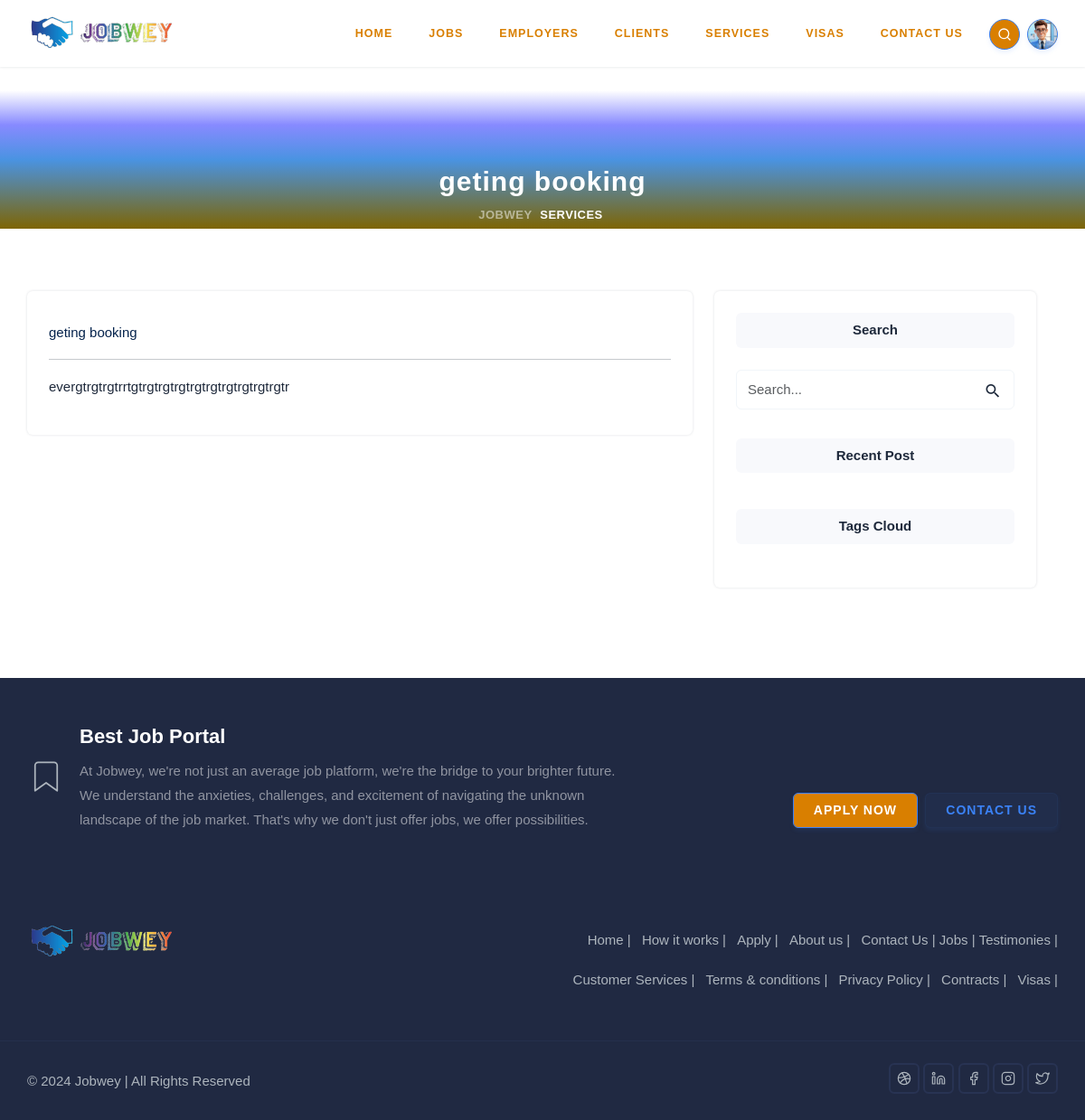
The app's page /services/geting-booking/ (signed in) with its own data.
### jobwey/models.py (models this page shows, shortened)
class Service(models.Model):
    title = models.CharField(max_length=100, unique=True)
    slug = models.SlugField(max_length=100)
    country_flag = models.ImageField(upload_to="country_flag/", blank=True)
    summary = models.TextField()
    content = RichTextField()
    country = models.CharField(max_length=100, blank=True, null=True)

### jobwey/views.py (the view)
# urls.py: path("services/<str:slug>/", views.ServiceDetailView.as_view(), name="service_detail"),
class ServiceDetailView(SingleObjectMixin, TemplateView):
    template_name = "jobwey/service.html"
    model = Service
    look_up_field = "slug"
    context_object_name = "service"

### jobwey/views.py (called while the page is built)
    def get_object(self, **kwargs):
        return get_object_or_404(self.model, slug=kwargs.get(self.look_up_field))

    def get_context_data(self, **kwargs):
        context = super().get_context_data(**kwargs)
        context[self.context_object_name] = self.get_object(**kwargs)
        return context

### tokens/models.py (called while the page is built)
    def __str__(self):
        return f"{self.pk}"

### upjobwey/context_processors.py (called while the page is built)
def get_recent_time():
    return timezone.now() - datetime.timedelta(days=7)

def site_constants(request):
    return dict(
        dribbble="jobwey",
        linkedin="jobwey",
        facebook="jobwey",
        instagram="jobwey",
        twitter="jobwey",
        tinymce_apikey=TinyMceApiKey.objects.filter(is_active=True).last(),
        tags = Tag.objects.all()[:8],
        recent_posts = Post.objects.filter(createdAt__gte=get_recent_time()).all().order_by("?")[:6],
    )

### templates/jobwey/service.html (shortened to what this page needs)
{% extends "base.html" %}
{% load static %}
{% block main %}
<section class="bg-half-170 d-table w-100">
  <div class="bg-overlay bg-gradient-overlay"></div>
  <div class="container">
    <div class="row mt-5 justify-content-center">
      <div class="col-12">
        <div class="title-heading text-center">
          <h5
            class="heading fw-semibold mb-0 sub-heading text-white title-dark"
          >
            {{service.title}}
          </h5>
        </div>
      </div>
    </div>
    <div class="position-middle-bottom">
      <nav aria-label="breadcrumb" class="d-block">
        <ul class="breadcrumb breadcrumb-muted mb-0 p-0">
          <li class="breadcrumb-item">
            <a href="{% url 'jobwey:home' %}">Jobwey</a>
          </li>
          <li class="breadcrumb-item active" aria-current="page">Services</li>
        </ul>
      </nav>
    </div>
  </div>
</section>
<br />
<br />
<div class="container">
  <div class="row g-4">
    <div class="row g-4">
      <div class="col-lg-8 col-md-7">
        <div class="card border-0 shadow rounded overflow-hidden">
          <div class="card-body">
            <p class="text-muted text-dark mt-2">{{service.title}}</p>
            <hr />
            <p class="text-muted">{{service.content|safe}}</p>
          </div>
        </div>
      </div>
      {% include "posts/recent_posts.html" %}
    </div>
  </div>
</div>
{% endblock main %}

### templates/common/footer.html (style rules this page uses)
div > ul, ul { list-style: none; }

### records on screen
Service: title "geting booking", content "evergtrgtrgtrrtgtrgtrgtrgtrgtrgtrgtrgtrgtrgtr"
